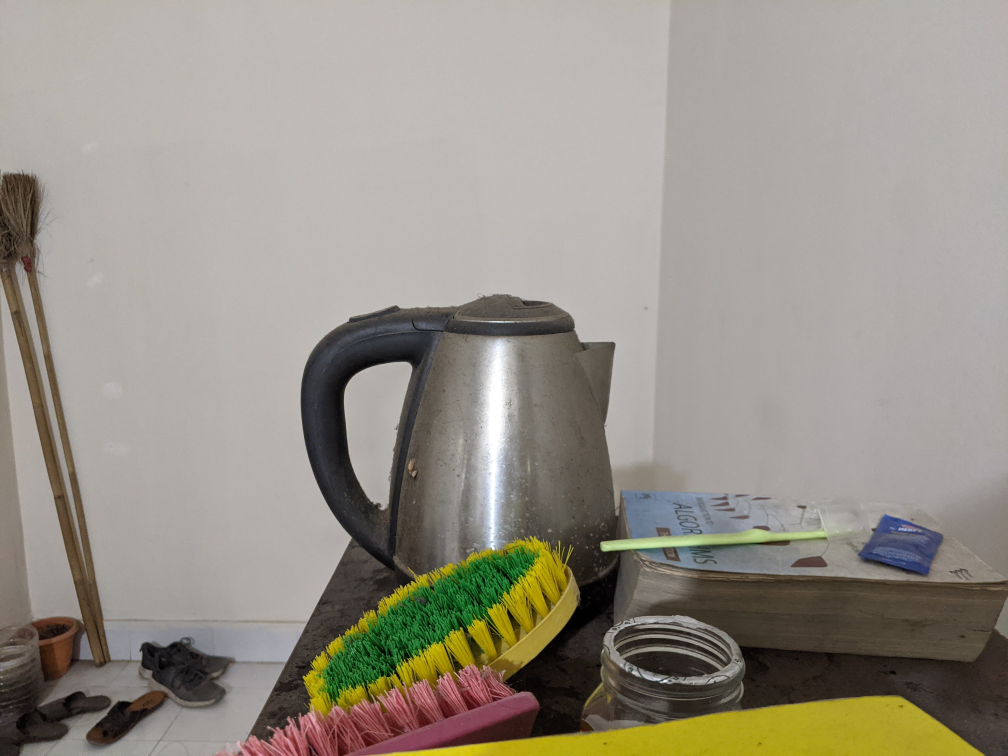
#> input picture test_images/PXL_20240607_113141785.jpg, 4032 x 3024 px (shown at 1/4 size)
$ jupyter execute --allow-errors portrait_blur.ipynb   (older library calls are emulated)
#> lines starting #> are read from the running program, lines starting #| are printed output that depends on the picture
[cell 1]
import os
import cv2
import torch
import gdown
import numpy as np
from tqdm import tqdm
import matplotlib.pyplot as plt
from cv2.ximgproc import guidedFilter
from blurgenerator import lens_blur_with_depth_map
from transformers import AutoImageProcessor, AutoModelForDepthEstimation

#> (a cell that did not finish here is left out)

[cell 3]
path = "test_images/PXL_20240607_113141785.jpg"

image = cv2.imread(path)
#> image is the input picture: shape (3024, 4032, 3); mean B, G, R 134.6, 145, 150.1
image_data = np.copy(image)

plt.imshow(image_data)
plt.title('Original image')
plt.axis('off')  # Hide the axis
plt.show()

[cell 4]
def create_model_directory(base_path):
    # Create the full path for the new directory
    model_path = os.path.join(base_path, "model")

    # Check if the directory already exists
    if not os.path.exists(model_path):
        # Create the directory
        os.makedirs(model_path)
        print(f"Directory 'model' created at: {model_path}")
        processor = AutoImageProcessor.from_pretrained("LiheYoung/depth-anything-large-hf")
        model = AutoModelForDepthEstimation.from_pretrained("LiheYoung/depth-anything-large-hf")
        processor.save_pretrained(model_path)
        model.save_pretrained(model_path)

    else:
        print(f"Directory 'model' already exists at: {model_path}")

    return model_path

root_path = os.getcwd()
#> (the rest of this cell did not finish here and is left out)

[cell 5]
# [9 lines of commented-out code are left out]

[cell 6]
im = cv2.resize(image_data, (2964, 2000), interpolation=cv2.INTER_CUBIC)

#> (a cell that did not finish here is left out)

[cell 8]
tile_sizes = [[4,4], [8,8]]

filters = []

save_filter_images = False

for tile_size in tile_sizes:

    num_x = tile_size[0]
    num_y = tile_size[1]

    M = im.shape[0]//num_x
    N = im.shape[1]//num_y

    filter_dict = {}
    filter_dict['right_filter'] = np.zeros((M, N))
    filter_dict['left_filter'] = np.zeros((M, N))
    filter_dict['top_filter'] = np.zeros((M, N))
    filter_dict['bottom_filter'] = np.zeros((M, N))
    filter_dict['top_right_filter'] = np.zeros((M, N))
    filter_dict['top_left_filter'] = np.zeros((M, N))
    filter_dict['bottom_right_filter'] = np.zeros((M, N))
    filter_dict['bottom_left_filter'] = np.zeros((M, N))
    filter_dict['filter'] = np.zeros((M, N))

    # [10 lines of commented-out code are left out]

    for i in tqdm(range(M)):
      for j in range(N):
          x_value = 0.998*np.cos((abs(M/2-i)/M)*np.pi)**2
          y_value = 0.998*np.cos((abs(N/2-j)/N)*np.pi)**2

          if j > N/2:
              filter_dict['right_filter'][i,j] = x_value
          else:
              filter_dict['right_filter'][i,j] = x_value * y_value

          if j < N/2:
              filter_dict['left_filter'][i,j] = x_value
          else:
              filter_dict['left_filter'][i,j] = x_value * y_value

          if i < M/2:
              filter_dict['top_filter'][i,j] = y_value
          else:
              filter_dict['top_filter'][i,j] = x_value * y_value

          if i > M/2:
              filter_dict['bottom_filter'][i,j] = y_value
          else:
              filter_dict['bottom_filter'][i,j] = x_value * y_value

          if j > N/2 and i < M/2:
              filter_dict['top_right_filter'][i,j] = 0.998
          elif j > N/2:
              filter_dict['top_right_filter'][i,j] = x_value
          elif i < M/2:
              filter_dict['top_right_filter'][i,j] = y_value
          else:
              filter_dict['top_right_filter'][i,j] = x_value * y_value

          if j < N/2 and i < M/2:
              filter_dict['top_left_filter'][i,j] = 0.998
          elif j < N/2:
              filter_dict['top_left_filter'][i,j] = x_value
          elif i < M/2:
              filter_dict['top_left_filter'][i,j] = y_value
          else:
              filter_dict['top_left_filter'][i,j] = x_value * y_value

          if j > N/2 and i > M/2:
              filter_dict['bottom_right_filter'][i,j] = 0.998
          elif j > N/2:
              filter_dict['bottom_right_filter'][i,j] = x_value
          elif i > M/2:
              filter_dict['bottom_right_filter'][i,j] = y_value
          else:
              filter_dict['bottom_right_filter'][i,j] = x_value * y_value

          if j < N/2 and i > M/2:
              filter_dict['bottom_left_filter'][i,j] = 0.998
          elif j < N/2:
              filter_dict['bottom_left_filter'][i,j] = x_value
          elif i > M/2:
              filter_dict['bottom_left_filter'][i,j] = y_value
          else:
              filter_dict['bottom_left_filter'][i,j] = x_value * y_value

          filter_dict['filter'][i,j] = x_value * y_value

    filters.append(filter_dict)

    if save_filter_images:
        for filter in list(filter_dict.keys()):
            filter_image = Image.fromarray((filter_dict[filter]*2**16).astype("uint16"))
            filter_image.save(f'mask_{filter}_{num_x}_{num_y}.png')

[cell 9]
compiled_tiles_list = []
print(len(filters))
#| 2
#> (the rest of this cell did not finish here and is left out)

[cell 10]
from scipy.ndimage import gaussian_filter
from PIL import Image

grey_im = np.mean(im,axis=2)

tiles_blur = gaussian_filter(grey_im, sigma=20)
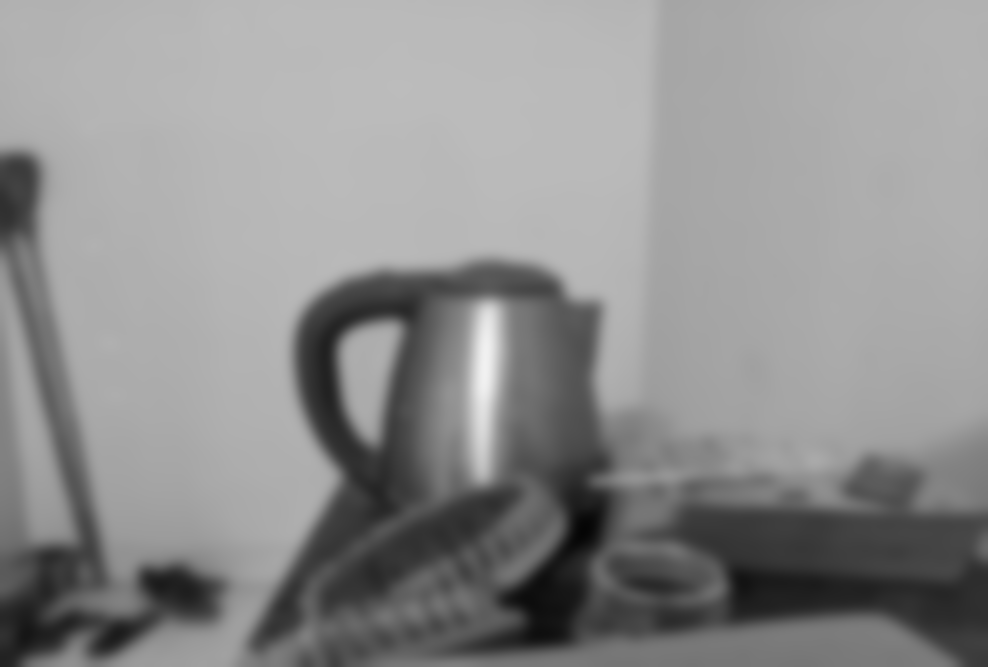
#> tiles_blur: shape (2000, 2964) float64 (shown at 1/3 size); min 5.46, max 241.6, mean 143.2
tiles_difference = tiles_blur - grey_im

# np.clip(tiles_difference, 0,  np.max(tiles_difference))

tiles_difference = tiles_difference / np.max(tiles_difference)

tiles_difference = gaussian_filter(tiles_difference, sigma=40)
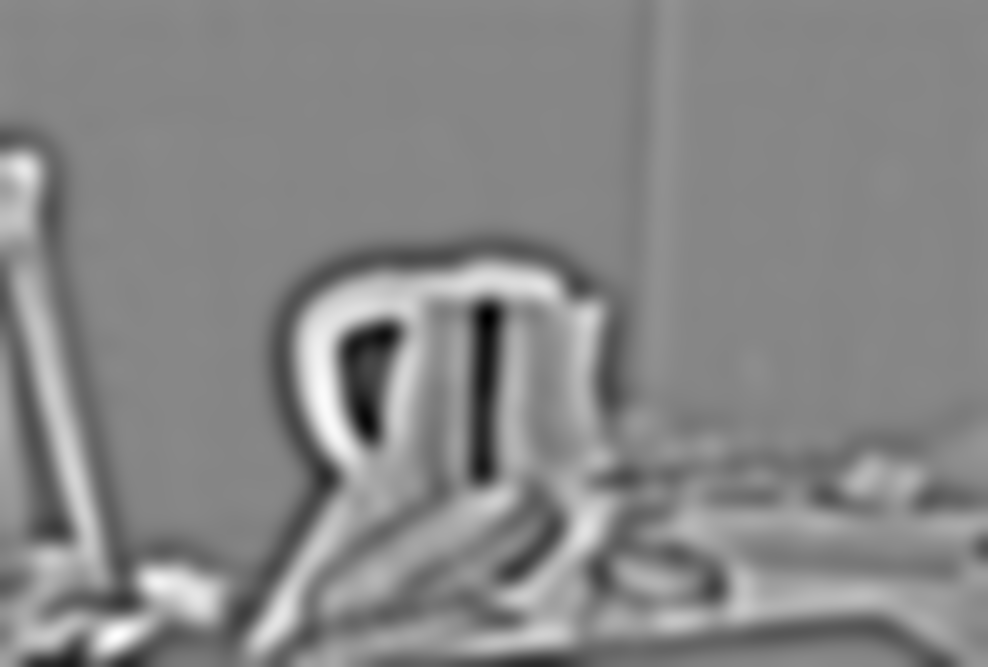
#> tiles_difference: shape (2000, 2964) float64 (shown at 1/3 size); min -0.0605, max 0.0539, mean 3.09e-16; drawn with min black and max white

tiles_difference *= 5

tiles_difference = np.clip(tiles_difference, 0, 0.999)
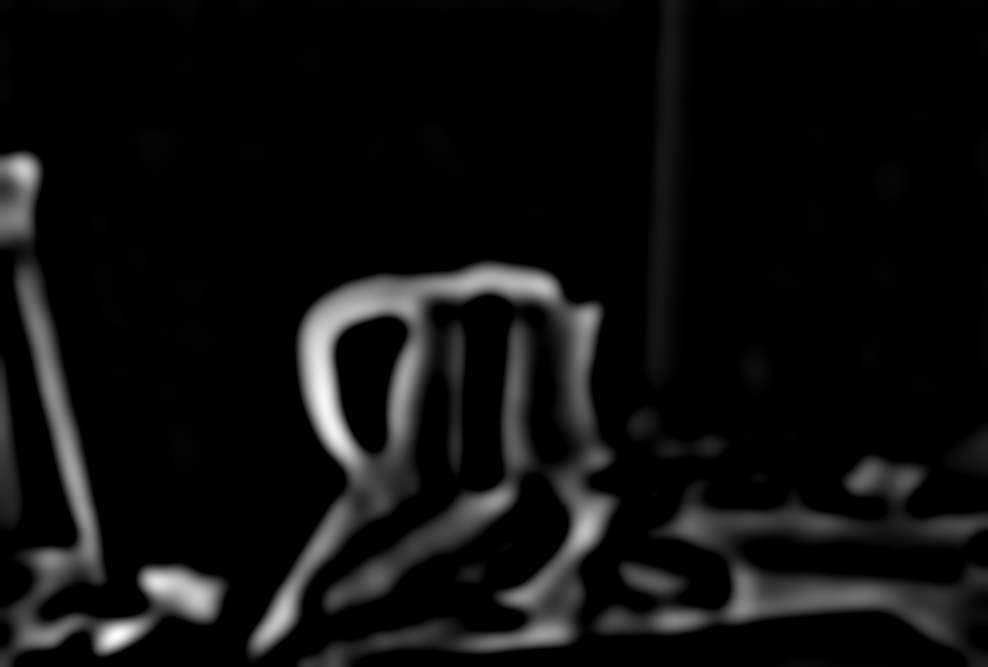
#> tiles_difference: shape (2000, 2964) float64 (shown at 1/3 size); min 0, max 0.27, mean 0.016; drawn with min black and max white

# mask_image = Image.fromarray((tiles_difference*2**16).astype("uint16"))
# mask_image.save('mask_image.png')

#> (the rest of this cell did not finish here and is left out)

[cell 11]
# [20 lines of commented-out code are left out]

#> (a cell that did not finish here is left out)

#> (a cell that did not finish here is left out)

[cell 14]
def adjust_depth_map_with_focus(depth_map, focus_point, blur_factor):
    region_size = blur_factor  # This gives a 3x3 region
    half_region = region_size // 2

    # Define Focus Region Pointer
    x_start = int(max(focus_point[0] - half_region, 0))
    x_end = int(min(focus_point[0] + half_region + 1, depth_map.shape[1]))
    y_start = int(max(focus_point[1] - half_region, 0))
    y_end = int(min(focus_point[1] + half_region + 1, depth_map.shape[0]))

    print(x_start,x_end,y_start,y_end)

    focus_region = depth_map[y_start:y_end, x_start:x_end]

    # Calculate average of that Focus Region
    focus_depth = np.mean(focus_region)

    # That fucking euclidian distance
    dist_map = (np.sqrt( (depth_map - focus_depth)**2))

    dist_map_normalized = (dist_map - np.min(dist_map)) / (np.max(dist_map) - np.min(dist_map))

    dist_map_normalized_inverted = 1 - dist_map_normalized

    return dist_map_normalized_inverted


#> (the rest of this cell did not finish here and is left out)

[cell 15]
def resize_to_4k(img):
    height = img.shape[0]
#> height = 3024
    width = img.shape[1]
#> width = 4032
    my_height = 0
    my_width = 0
    if height > width:
        my_height = 4000
        my_width = int(my_height/(height/width))
    else:
        my_width = 4000
        my_height = int(my_width/(width/height))
#> my_height = 3000
    return cv2.resize(img, (my_width, my_height), interpolation=cv2.INTER_CUBIC)

image_cv_4k = resize_to_4k(image)
print("Successfully resized Original image to 4k")

#> (the rest of this cell did not finish here and is left out)

[cell 16]
def laplacian_of_gaussian_edge_detection(image, ksize=5):
#> called with ksize = 7
    gray = cv2.cvtColor(image, cv2.COLOR_BGR2GRAY)
    blur = cv2.GaussianBlur(gray, (ksize, ksize), 0)
    edges = cv2.Laplacian(blur, cv2.CV_16S, ksize=ksize)
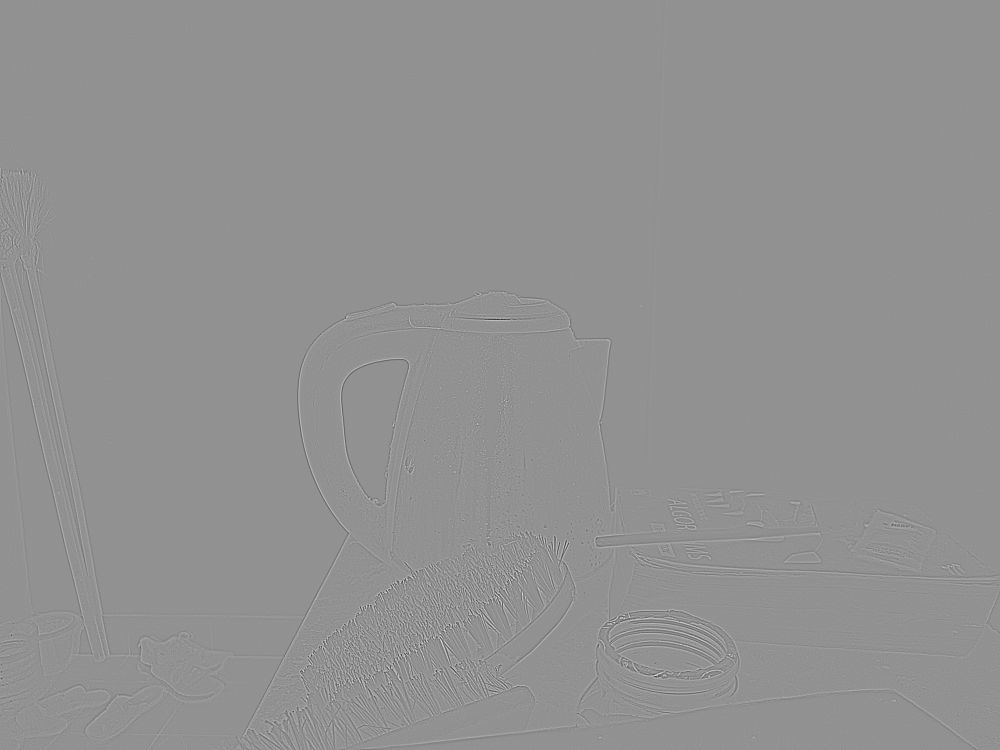
#> edges: shape (3000, 4000) int16 (shown at 1/4 size); min -25846, max 19406, mean 0; drawn with min black and max white
    abs_edges = cv2.convertScaleAbs(edges)
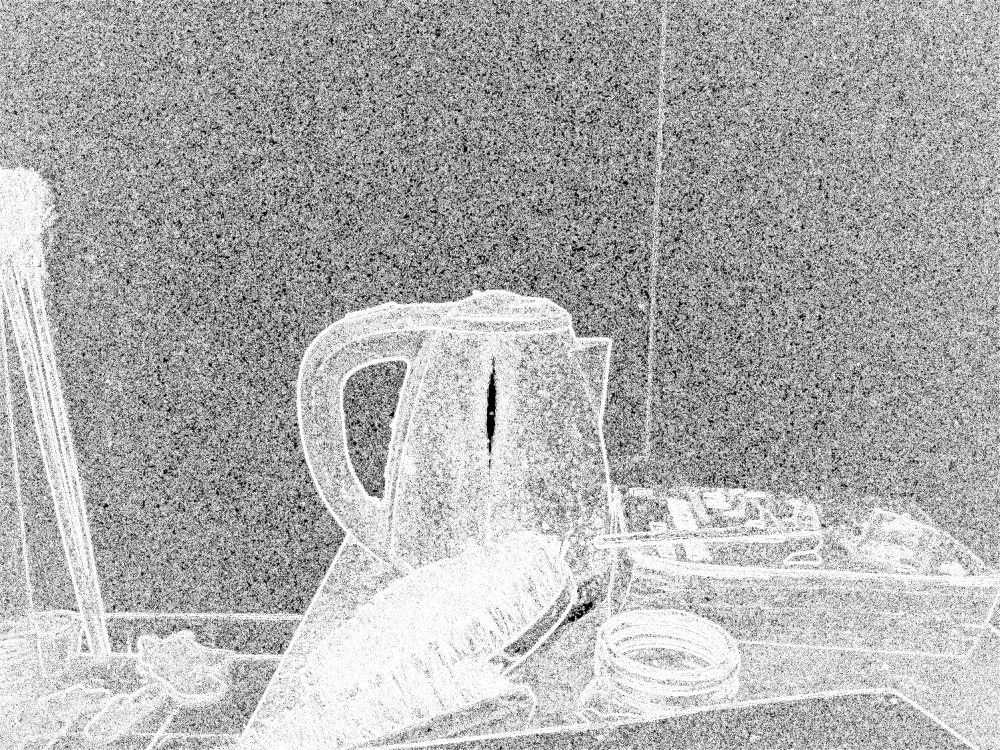
#> abs_edges: shape (3000, 4000) (shown at 1/4 size); min 0, max 255, mean 174.8
    return abs_edges

def apply_guided_filter(image, depth_map, radius=12, eps=0.9, iterations=90):
    gray_image = cv2.cvtColor(image, cv2.COLOR_BGR2GRAY)
    guided_depth = depth_map
    for i in range(iterations):
        guided_depth = guidedFilter(guide=gray_image, src=guided_depth, radius=radius, eps=eps)
    return guided_depth

edges = laplacian_of_gaussian_edge_detection(image_cv_4k, ksize=7)
_, binary_edges = cv2.threshold(edges, 50, 150, cv2.THRESH_BINARY)
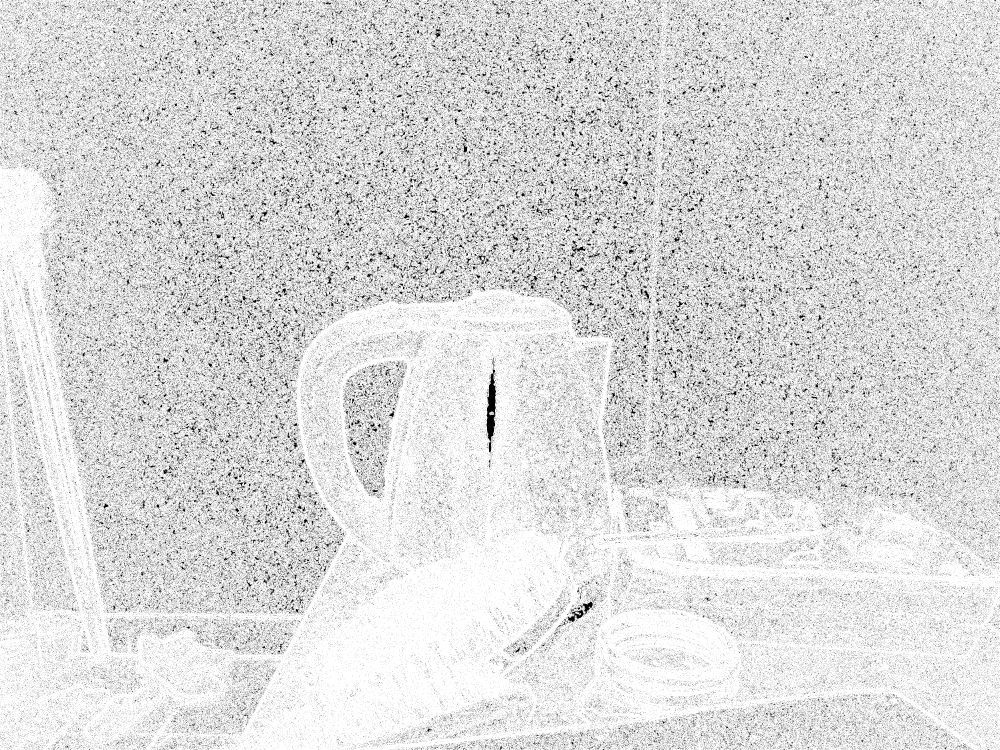
#> binary_edges: shape (3000, 4000) (shown at 1/4 size); values 0 (black) and 150 (white), 85.8% white; black in thin lines or dots
edge_mask = binary_edges > 0
#> edge_mask: shape (3000, 4000) bool; 85.8% white; black in thin lines or dots
#> (the rest of this cell did not finish here and is left out)
